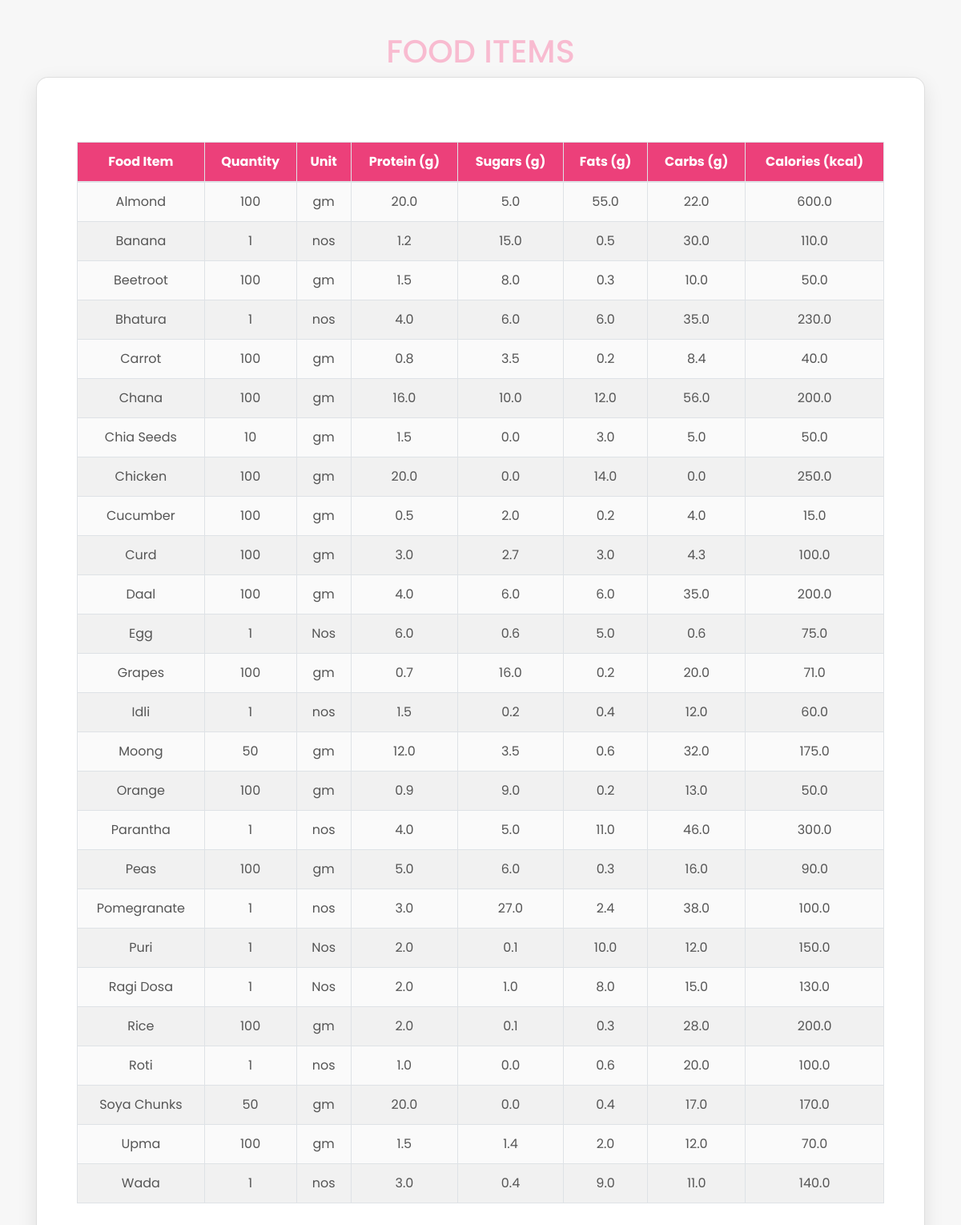
Before: /food_items with the older database file.
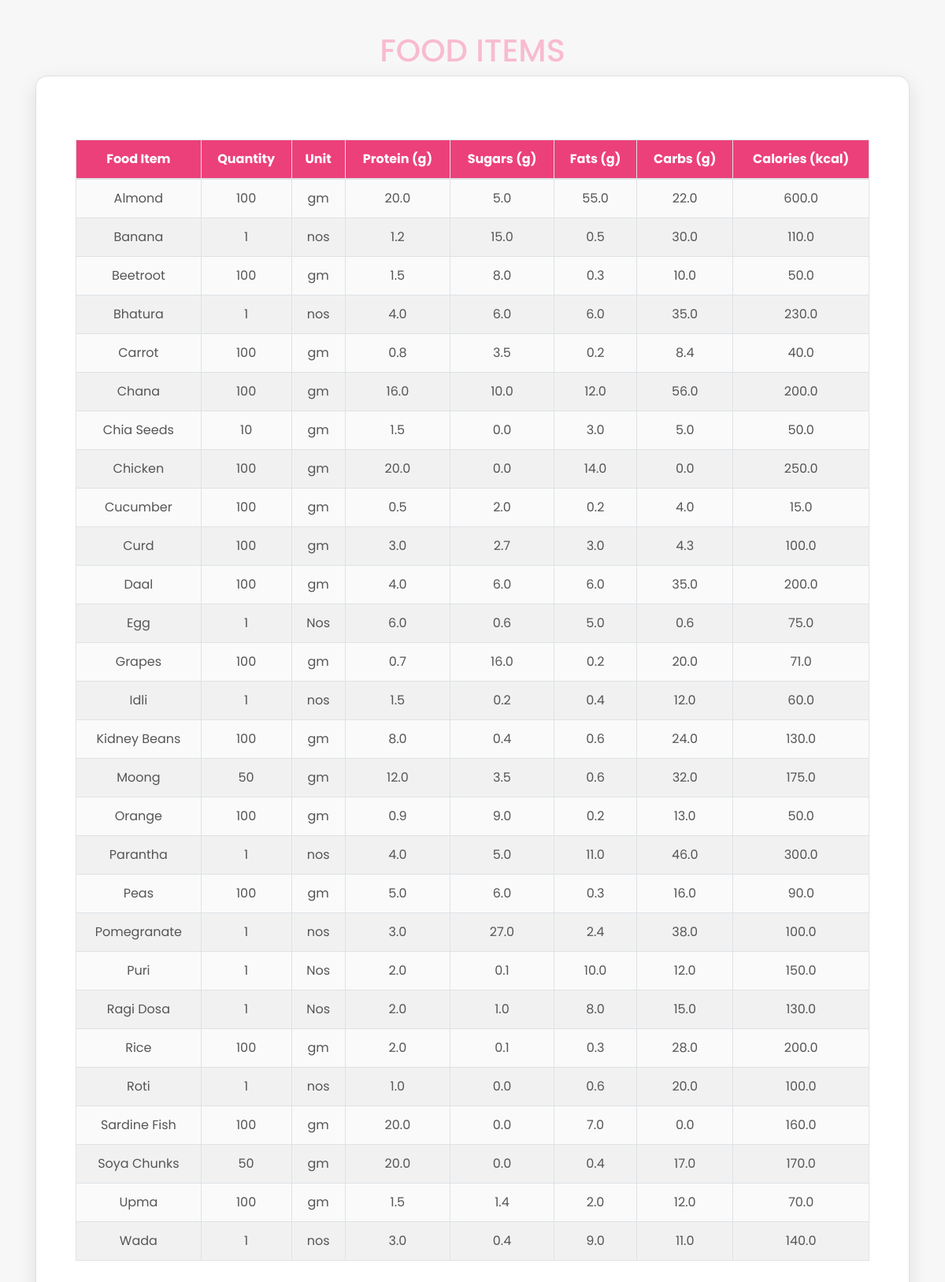
After: the same page with the newer database file.
### app.py (models this page shows, shortened)
class FoodItem(db.Model):
    id = db.Column(db.Integer, primary_key=True)
    food_item = db.Column(db.String(100), nullable=False)
    quantity = db.Column(db.String(50), nullable=False)
    unit = db.Column(db.String(20), nullable=False)
    protein = db.Column(db.Float, nullable=False)
    sugars = db.Column(db.Float, nullable=False)
    fats = db.Column(db.Float, nullable=False)
    carbs = db.Column(db.Float, nullable=False)
    kcal = db.Column(db.Float, nullable=False)

### app.py (the view)
@app.route('/food_items')
def food_items():
    food_items = FoodItem.query.all()
    food_items = sorted(food_items, key=lambda x: x.food_item)
    return render_template('food_items.html', food_items=food_items)

### templates/food_items.html (shortened to what this page needs)
<!DOCTYPE html>
<html lang="en">
<head>
    <link rel="stylesheet" href="https://cdnjs.cloudflare.com/ajax/libs/bootstrap/4.5.2/css/bootstrap.min.css">
</head>
<body>
    <div class="container">
        <h1>Food Items</h1>
        <div class="card">
            <div class="card-body">
                <div class="table-responsive">
                    <table class="table table-bordered">
                        <thead>
                            <tr>
                                <th>Food Item</th>
                                <th>Quantity</th>
                                <th>Unit</th>
                                <th>Protein (g)</th>
                                <th>Sugars (g)</th>
                                <th>Fats (g)</th>
                                <th>Carbs (g)</th>
                                <th>Calories (kcal)</th>
                            </tr>
                        </thead>
                        <tbody>
                            {% for food_item in food_items %}
                            <tr>
                                <td>{{ food_item.food_item }}</td>
                                <td>{{ food_item.quantity }}</td>
                                <td>{{ food_item.unit }}</td>
                                <td>{{ food_item.protein }}</td>
                                <td>{{ food_item.sugars }}</td>
                                <td>{{ food_item.fats }}</td>
                                <td>{{ food_item.carbs }}</td>
                                <td>{{ food_item.kcal }}</td>
                            </tr>
                            {% endfor %}
                        </tbody>
                    </table>
                </div>
            </div>
        </div>
    </div>
</body>
</html>

### templates/food_items.html (style rules this page uses)
body { font-family: 'Poppins', sans-serif; background-color: #f7f7f7; padding: 0; margin: 0; color: #333; min-height: 100vh; display: flex; justify-content: center; align-items: center; }
h1 { text-align: center; font-size: 2.5em; color: #f8bbd0; margin-top: 40px; text-transform: uppercase; }
.card { border-radius: 15px; box-shadow: 0 8px 24px rgba(0, 0, 0, 0.1); background-color: #ffffff; padding: 30px; width: 100%; max-width: 1200px; }
th { background-color: #ec407a; color: white; font-weight: bold; padding: 15px; }
td { padding: 15px; text-align: center; background-color: #fafafa; color: #555; }
tr:nth-child(even) td { background-color: #f1f1f1; }
.table-bordered { border: 1px solid #ddd; }
.table-responsive { margin-top: 30px; }
.table th, .table td { text-align: center; }

Changed rows visible on the page:
added FoodItem: food_item "Kidney Beans", quantity "100", unit "gm", protein "8.0", sugars "0.4", fats "0.6", carbs "24.0", kcal "130.0"
added FoodItem: food_item "Sardine Fish", quantity "100", unit "gm", protein "20.0", sugars "0.0", fats "7.0", carbs "0.0", kcal "160.0"
